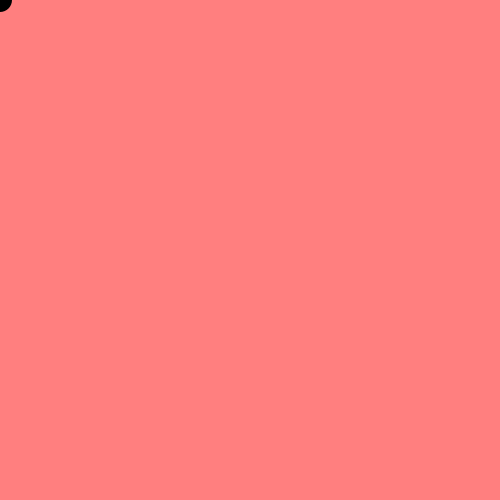
Frame 1 (no input)
Frame 60 (the mouse pressed at the canvas centre just before this capture): identical to frame 1, image omitted
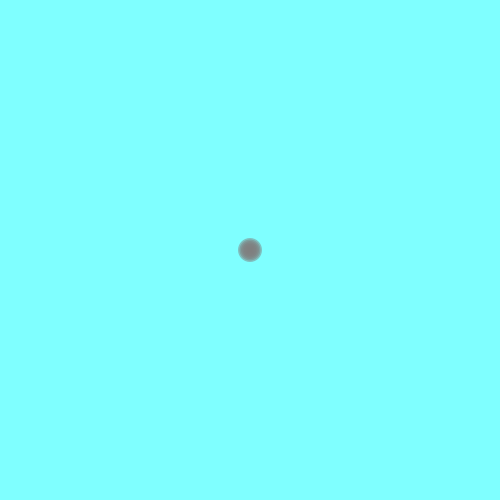
Frame 120 (the mouse held since frame 60 and released just before this capture)

The Processing sketch that drew these frames (run headless with seeded random() and noise(); from frame 60 on, the mouse is pressed at the canvas centre):

// Processing sketch: processing_86237
// ── processing_86237.pde

float[] x = new float[10];
float[] y = new float[10];
int i;

 
void setup() {
  size(500,500);
  colorMode(HSB,1);
  smooth();
  noStroke();
  noCursor();
   

}
void draw() {
   

  
  float bgcolor = mouseX;
  float bgopacity = mouseY;
  float m1 = map(bgcolor,0,width,0,1);
  float m2 = map(bgopacity,0,height,150,255);
  float m3 = map(mouseX,0,width,0,1);
  float m4 = map(mouseY,0,height,1,0);
  
  background(m1, .5, 1);
   

  for(int i = 0; i<x.length-1; i++) {

    x[i] = x[i+1];
    y[i] = y[i+1];
     
  fill(m4,0,m3,m4);


 ellipse(x[i], y[i], 3*i, 3*i);     
     
  }
   

  x[x.length-1] = mouseX;
  y[y.length-1] = mouseY;

   
}
